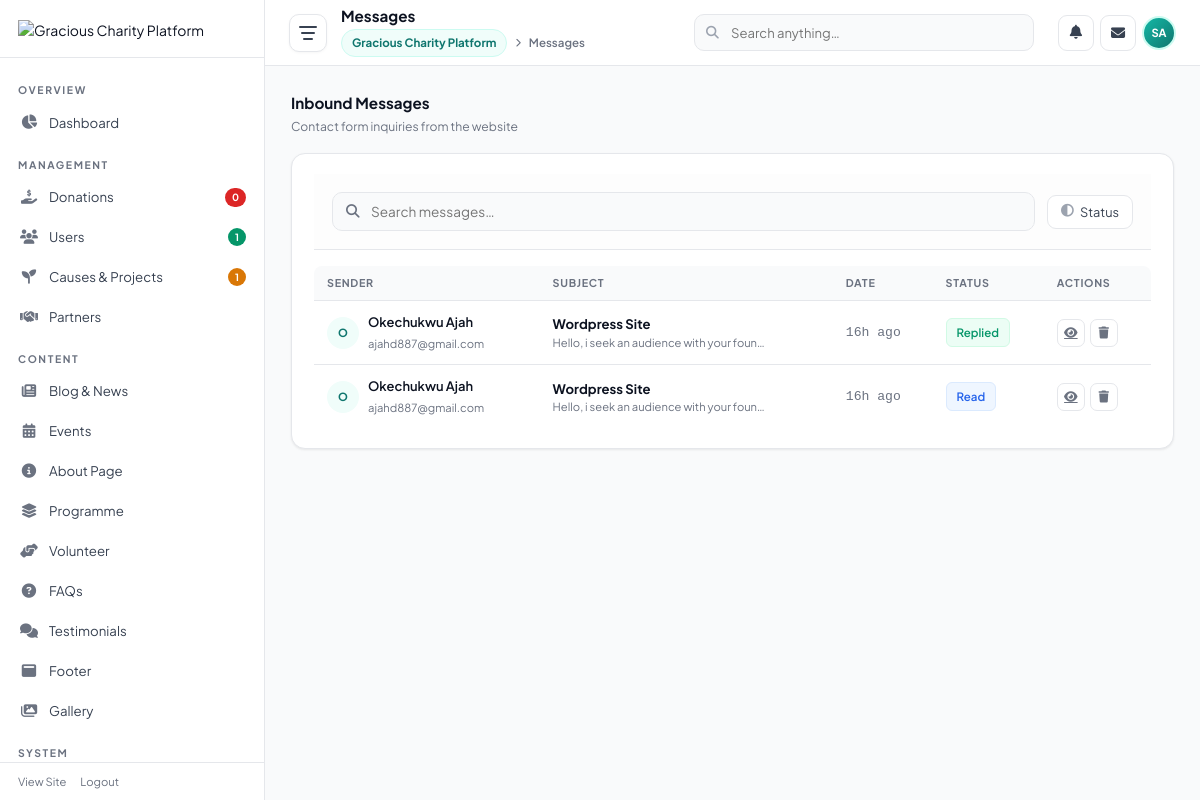
/admin/index.php?page=messages (signed in), run on the app's committed database.
### tables this page shows
CREATE TABLE contact_messages (
    id BIGINT UNSIGNED AUTO_INCREMENT PRIMARY KEY,
    name VARCHAR(190) NOT NULL,
    email VARCHAR(190) NOT NULL,
    phone VARCHAR(60) NULL,
    subject VARCHAR(255) NULL,
    message TEXT NOT NULL,
    status ENUM('unread', 'read', 'replied', 'archived') DEFAULT 'unread',
    admin_reply TEXT NULL,
    replied_at DATETIME NULL,
    created_at TIMESTAMP DEFAULT CURRENT_TIMESTAMP
);

### admin/index.php (the view, shortened to what the rows shown need)
<?php
$dbAvail = Database::available();
$recentMessages = [];
if ($dbAvail) {
    $recentMessages = Database::fetchAll("SELECT * FROM contact_messages ORDER BY created_at DESC LIMIT 5") ?: [];
}
?>
<!DOCTYPE html>
<html lang="en">
<head>
<link rel="stylesheet" href="https://cdnjs.cloudflare.com/ajax/libs/font-awesome/6.5.1/css/all.min.css"/>
</head>
<body>
<div class="app">
<div class="main" id="main">
  <div class="content" id="page-messages">
    <div class="section-hd">
      <div><h2>Inbound Messages</h2><p>Contact form inquiries from the website</p></div>
    </div>
    <div class="card">
      <div style="overflow-x:auto">
        <table class="data-table">
          <thead><tr><th>Sender</th><th>Subject</th><th>Date</th><th>Status</th><th>Actions</th></tr></thead>
          <tbody>
            <?php if (!empty($recentMessages)): ?>
              <?php foreach ($recentMessages as $m): ?>
              <tr>
                <td data-label="Sender">
                  <div class="cell-user">
                    <div class="cell-ava" style="background:var(--brand-bg);color:var(--brand)"><?php echo Helpers::e(substr($m['name'] ?? 'U', 0, 1)); ?></div>
                    <div><span class="cell-name"><?php echo Helpers::e($m['name'] ?? 'Unknown'); ?></span><span class="cell-sub"><?php echo Helpers::e($m['email'] ?? ''); ?></span></div>
                  </div>
                </td>
                <td data-label="Subject"><strong><?php echo Helpers::e($m['subject'] ?? 'No Subject'); ?></strong><div class="cell-sub"><?php echo Helpers::e(substr($m['message'] ?? '', 0, 40)); ?>…</div></td>
                <td data-label="Date" class="mono"><?php echo Helpers::e(Helpers::ta($m['created_at'] ?? '')); ?></td>
                <td data-label="Status"><span class="badge <?php echo ($m['status'] ?? '') === 'unread' ? 'warning' : (($m['status'] ?? '') === 'replied' ? 'success' : 'info'); ?>"><?php echo ucfirst($m['status'] ?? 'read'); ?></span></td>
                <td data-label="Actions">
                  <div class="action-btns">
                    <a class="action-btn view" title="Read Message" href="index.php?page=messages&id=<?php echo (int)$m['id']; ?>"><i class="fas fa-eye"></i></a>
                    <form method="post" style="display:inline;">
                      <button type="submit" class="action-btn del" title="Delete" onclick="return confirm('Delete this message?');"><i class="fas fa-trash"></i></button>
                    </form>
                  </div>
                </td>
              </tr>
              <?php endforeach; ?>
            <?php else: ?>
              <tr><td colspan="5"><div class="empty-state"><i class="fas fa-envelope-open"></i><p>No messages yet</p></div></td></tr>
            <?php endif; ?>
          </tbody>
        </table>
      </div>
    </div>
  </div>
</div>
</div>
</body>
</html>

### data on the page
contact_messages: name "O", name "Okechukwu Ajah", email "ajahd887@gmail.com", subject "Wordpress Site", message "Hello, i seek an audience with your foun", created_at "16h ago", status "Replied"
contact_messages: name "O", name "Okechukwu Ajah", email "ajahd887@gmail.com", subject "Wordpress Site", message "Hello, i seek an audience with your foun", created_at "16h ago", status "Read"

### other printed values
Helpers::e((string)$pendingReview) "0"
Helpers::e((string)$totalAdmins) "1"
Helpers::e((string)$publishedProgrammes) "1"
Helpers::e($siteName) "Gracious Charity Platform"
Helpers::e($adminInitials) "SA"
